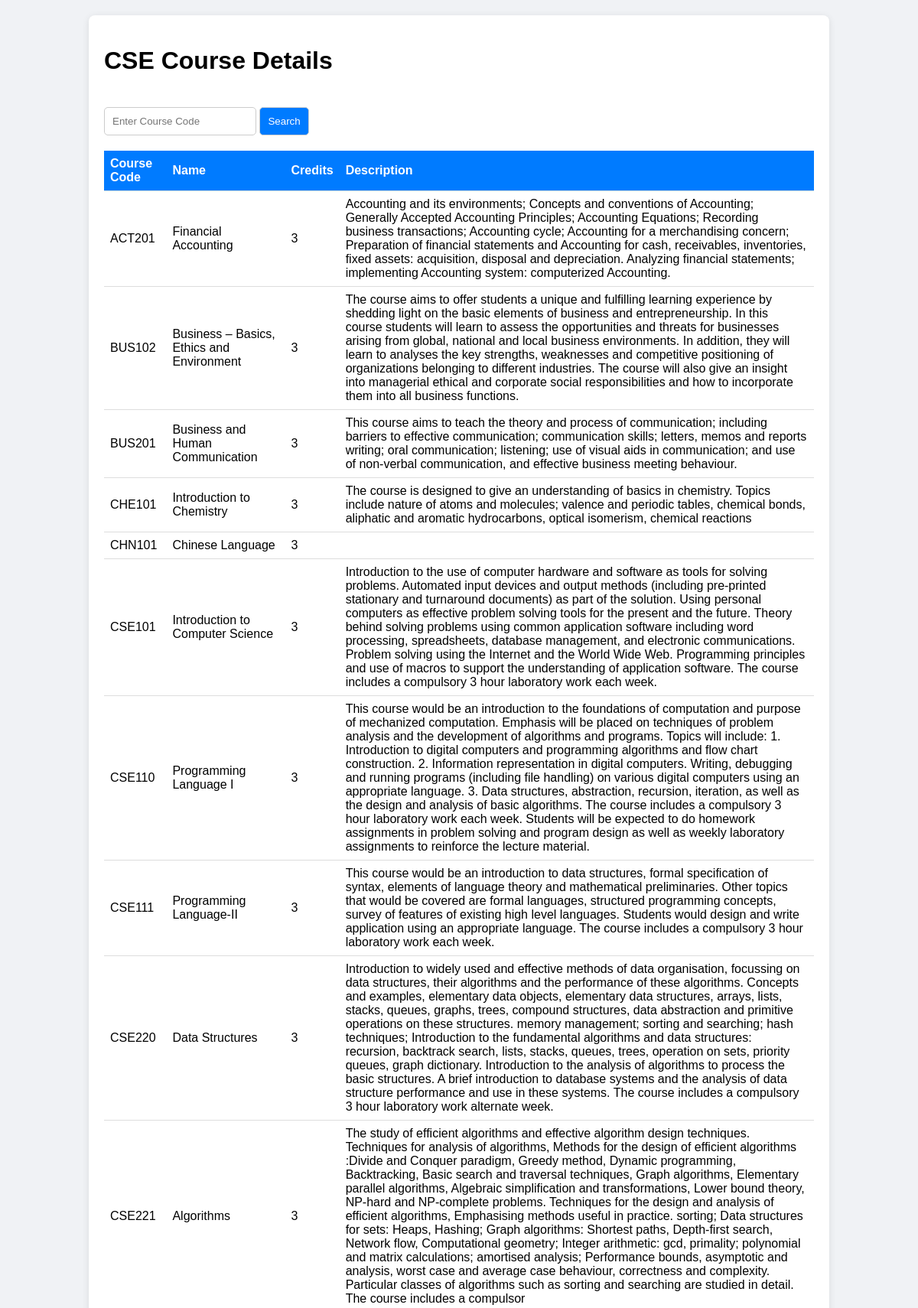
Screenshot of /cse_details.php (upper part) with the database file from the repository.
### tables this page shows
CREATE TABLE `course` (
  `C_Code` varchar(10) NOT NULL,
  `C_Name` varchar(200) DEFAULT NULL,
  `Credit` float DEFAULT NULL,
  `Prereq` varchar(30) DEFAULT NULL,
  `C_Desc` varchar(1000) DEFAULT NULL,
  `Lab` int(11) DEFAULT NULL,
  `Seats` int(11) DEFAULT NULL,
  `Type` varchar(2) DEFAULT NULL,
  `Sections` int(11) DEFAULT NULL
);

### cse_details.php (the view, shortened to what this page needs)
<?php
include 'DBconnect.php';
$search_result = '';
$courses = [];
$searched = false;
if (!$searched || $search_result === null) {
    $result = $conn->query("SELECT * FROM course");
    if ($result->num_rows > 0) {
        while ($row = $result->fetch_assoc()) {
            $courses[] = $row;
        }
    }
}
?>
<!DOCTYPE html>
<html lang="en">
<head>
</head>
<body>
    <div class="container">
        <h1>CSE Course Details</h1>
        <form method="post">
            <input type="text" name="search_code" placeholder="Enter Course Code">
            <button type="submit">Search</button>
        </form>
        <?php
        if ($searched) {
            if ($search_result) {
                echo "<table><tr><th>Course Code</th><th>Name</th><th>Credits</th><th>Description</th></tr>";
                echo "<tr><td>{$search_result['C_Code']}</td><td>{$search_result['C_Name']}</td><td>{$search_result['Credit']}</td><td>{$search_result['C_Desc']}</td></tr>";
                echo "</table>";
            } else {
                echo "<p class='no-results'>No course found with that code.</p>";
            }
        } else {
            echo "<table><tr><th>Course Code</th><th>Name</th><th>Credits</th><th>Description</th></tr>";
            foreach ($courses as $course) {
                echo "<tr><td>{$course['C_Code']}</td><td>{$course['C_Name']}</td><td>{$course['Credit']}</td><td>{$course['C_Desc']}</td></tr>";
            }
            echo "</table>";
        }
        ?>
    </div>
</body>
</html>

### cse_details.php (style rules this page uses)
body { font-family: Arial, sans-serif; background: #f0f2f5; margin: 0; padding: 20px; }
.container { width: 80%; margin: 0 auto; background: white; padding: 20px; border-radius: 8px; box-shadow: 0 2px 10px rgba(0,0,0,0.1); }
table { width: 100%; border-collapse: collapse; margin-top: 20px; }
th, td { padding: 8px; text-align: left; border-bottom: 1px solid #ddd; }
th { background-color: #007BFF; color: white; }
input[type="text"], button { padding: 10px; margin-top: 20px; border-radius: 5px; border: 1px solid #ccc; }
button { background-color: #007BFF; color: white; cursor: pointer; }

### rows the page displays
course: C_Code "ACT201", C_Name "Financial Accounting", Credit "3", C_Desc "Accounting and its environments; Concepts and conventions of Accounting; Generally Accepted Accounting Principles; Accounting Equations; Recording business transactions; Accounting cycle; Accounting for a merchandising concern; Preparation of financial statements and Accounting for cash, receivables, inventories, fixed assets: acquisition, disposal and depreciation. Analyzing financial statements; implementing Accounting system: computerized Accounting."
course: C_Code "BUS102", C_Name "Business – Basics, Ethics and Environment", Credit "3", C_Desc "The course aims to offer students a unique and fulfilling learning experience by shedding light on the basic elements of business and entrepreneurship. In this course students will learn to assess the opportunities and threats for businesses arising from global, national and local business environments. In addition, they will learn to analyses the key strengths, weaknesses and competitive positioning of organizations belonging to different industries. The course will also give an insight into managerial ethical and corporate social responsibilities and how to incorporate them into all business functions."
course: C_Code "BUS201", C_Name "Business and Human Communication", Credit "3", C_Desc "This course aims to teach the theory and process of communication; including barriers to effective communication; communication skills; letters, memos and reports writing; oral communication; listening; use of visual aids in communication; and use of non-verbal communication, and effective business meeting behaviour."
course: C_Code "CHE101", C_Name "Introduction to Chemistry", Credit "3", C_Desc "The course is designed to give an understanding of basics in chemistry. Topics include nature of atoms and molecules; valence and periodic tables, chemical bonds, aliphatic and aromatic hydrocarbons, optical isomerism, chemical reactions"
course: C_Code "CHN101", C_Name "Chinese Language", Credit "3"
course: C_Code "CSE101", C_Name "Introduction to Computer Science", Credit "3", C_Desc "Introduction to the use of computer hardware and software as tools for solving problems. Automated input devices and output methods (including pre-printed stationary and turnaround documents) as part of the solution. Using personal computers as effective problem solving tools for the present and the future. Theory behind solving problems using common application software including word processing, spreadsheets, database management, and electronic communications. Problem solving using the Internet and the World Wide Web. Programming principles and use of macros to support the understanding of application software. The course includes a compulsory 3 hour laboratory work each week."
course: C_Code "CSE110", C_Name "Programming Language I", Credit "3", C_Desc "This course would be an introduction to the foundations of computation and purpose of mechanized computation. Emphasis will be placed on techniques of problem analysis and the development of algorithms and programs. Topics will include: 1. Introduction to digital computers and programming algorithms and flow chart construction. 2. Information representation in digital computers. Writing, debugging and running programs (including file handling) on various digital computers using an appropriate language. 3. Data structures, abstraction, recursion, iteration, as well as the design and analysis of basic algorithms. The course includes a compulsory 3 hour laboratory work each week. Students will…"
course: C_Code "CSE111", C_Name "Programming Language-II", Credit "3", C_Desc "This course would be an introduction to data structures, formal specification of syntax, elements of language theory and mathematical preliminaries. Other topics that would be covered are formal languages, structured programming concepts, survey of features of existing high level languages. Students would design and write application using an appropriate language. The course includes a compulsory 3 hour laboratory work each week."
course: C_Code "CSE220", C_Name "Data Structures", Credit "3", C_Desc "Introduction to widely used and effective methods of data organisation, focussing on data structures, their algorithms and the performance of these algorithms. Concepts and examples, elementary data objects, elementary data structures, arrays, lists, stacks, queues, graphs, trees, compound structures, data abstraction and primitive operations on these structures. memory management; sorting and searching; hash techniques; Introduction to the fundamental algorithms and data structures: recursion, backtrack search, lists, stacks, queues, trees, operation on sets, priority queues, graph dictionary. Introduction to the analysis of algorithms to process the basic structures. A brief introduction…"
course: C_Code "CSE221", C_Name "Algorithms", Credit "3", C_Desc "The study of efficient algorithms and effective algorithm design techniques. Techniques for analysis of algorithms, Methods for the design of efficient algorithms :Divide and Conquer paradigm, Greedy method, Dynamic programming, Backtracking, Basic search and traversal techniques, Graph algorithms, Elementary parallel algorithms, Algebraic simplification and transformations, Lower bound theory, NP-hard and NP-complete problems. Techniques for the design and analysis of efficient algorithms, Emphasising methods useful in practice. sorting; Data structures for sets: Heaps, Hashing; Graph algorithms: Shortest paths, Depth-first search, Network flow, Computational geometry; Integer arithmetic:…"
